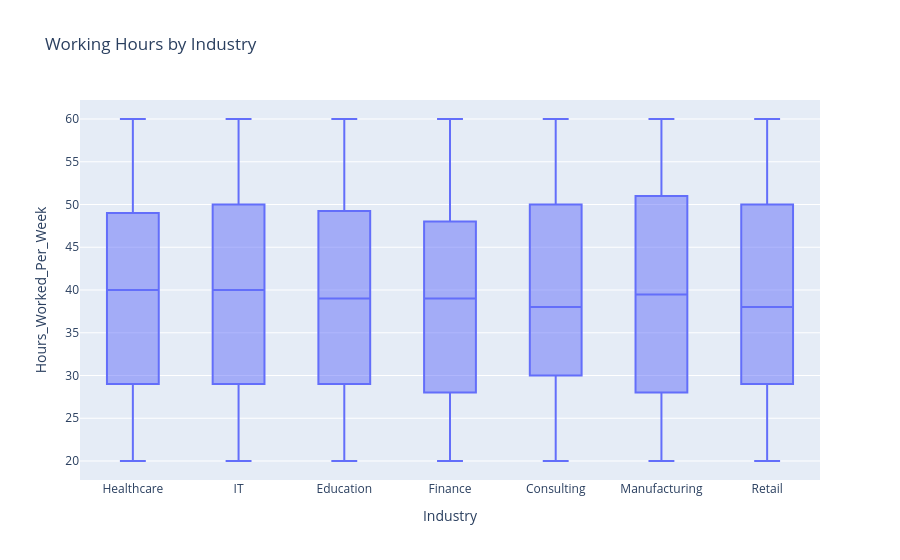

Write notebook code for a chart like this one.
### Code cell
fig = px.box(rw, x='Industry', y='Hours_Worked_Per_Week',
             title="Working Hours by Industry")

fig.show()

### Figure 1 — Plotly figure (JSON) as saved in the notebook; plotly's stock layout.template omitted (floating-point values rounded to 4 significant figures; data arrays with more than 128 entries replaced by an {"elided": "..."} marker saying what was removed)
{"data": [{"alignmentgroup": "True", "hovertemplate": "Industry=%{x}<br>Hours_Worked_Per_Week=%{y}<extra></extra>", "legendgroup": "", "marker": {"color": "#636efa"}, "name": "", "notched": false, "offsetgroup": "", "orientation": "v", "showlegend": false, "type": "box", "x": {"elided": "2500 str values"}, "x0": " ", "xaxis": "x", "y": {"elided": "2500 float values"}, "y0": " ", "yaxis": "y"}], "layout": {"boxmode": "group", "legend": {"tracegroupgap": 0}, "title": {"text": "Working Hours by Industry"}, "xaxis": {"anchor": "y", "domain": [0, 1], "title": {"text": "Industry"}}, "yaxis": {"anchor": "x", "domain": [0, 1], "title": {"text": "Hours_Worked_Per_Week"}}}}
